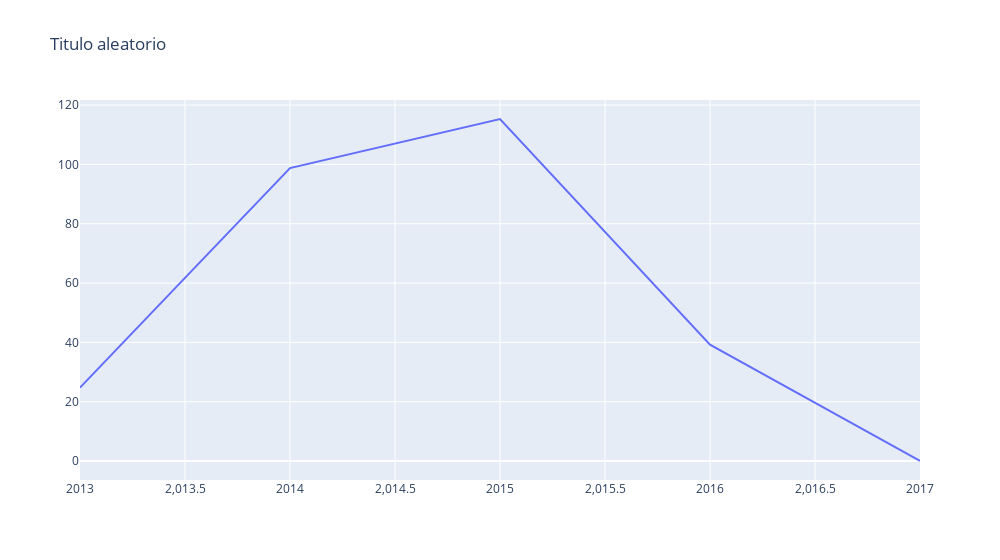

Here is the notebook cell this chart was saved with:
### Markdown cell above
# Exploración de gráficas

### Code cell
#Figura 
trace = go.Scatter(x = global_sales_by_specific_platform.index,
                   y = global_sales_by_specific_platform.Global_Sales.values,
                  mode = 'lines')

fig = go.Figure([trace])

fig.update_layout(
    width = 1000,
    title = 'Titulo aleatorio',
)

fig.show()

### Figure 1 — Plotly figure (JSON) as saved in the notebook; plotly's stock layout.template omitted (floating-point values rounded to 4 significant figures)
{"data": [{"mode": "lines", "type": "scatter", "x": [2013, 2014, 2015, 2016, 2017], "y": [24.76, 98.76, 115.3, 39.25, 0.03]}], "layout": {"title": {"text": "Titulo aleatorio"}, "width": 1000}}
